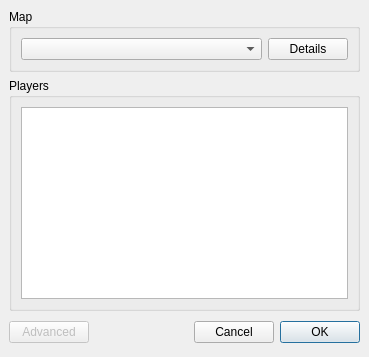
<ui version="4.0" >
 <author></author>
 <comment></comment>
 <exportmacro></exportmacro>
 <class>FormCreateMatch</class>
 <widget class="QDialog" name="FormCreateMatch" >
  <property name="geometry" >
   <rect>
    <x>0</x>
    <y>0</y>
    <width>369</width>
    <height>357</height>
   </rect>
  </property>
  <property name="windowTitle" >
   <string>Create match</string>
  </property>
  <layout class="QVBoxLayout" >
   <property name="margin" >
    <number>9</number>
   </property>
   <property name="spacing" >
    <number>6</number>
   </property>
   <item>
    <widget class="QGroupBox" name="groupMap" >
     <property name="title" >
      <string>Map</string>
     </property>
     <layout class="QHBoxLayout" >
      <property name="margin" >
       <number>9</number>
      </property>
      <property name="spacing" >
       <number>6</number>
      </property>
      <item>
       <widget class="QComboBox" name="comboMap" >
        <property name="sizePolicy" >
         <sizepolicy>
          <hsizetype>7</hsizetype>
          <vsizetype>0</vsizetype>
          <horstretch>0</horstretch>
          <verstretch>0</verstretch>
         </sizepolicy>
        </property>
        <property name="whatsThis" >
         <string>This map will be played.</string>
        </property>
       </widget>
      </item>
      <item>
       <widget class="QPushButton" name="buttonMapSelect" >
        <property name="whatsThis" >
         <string>Click here to get more details of the maps.</string>
        </property>
        <property name="text" >
         <string>Details</string>
        </property>
       </widget>
      </item>
     </layout>
    </widget>
   </item>
   <item>
    <widget class="QGroupBox" name="groupBox" >
     <property name="title" >
      <string>Players</string>
     </property>
     <layout class="QVBoxLayout" >
      <property name="margin" >
       <number>9</number>
      </property>
      <property name="spacing" >
       <number>6</number>
      </property>
      <item>
       <widget class="QListView" name="listPlayers" >
        <property name="whatsThis" >
         <string>Select the players who want to play.&lt;br>Doubleclick on a player to change his/her name.</string>
        </property>
        <property name="alternatingRowColors" >
         <bool>true</bool>
        </property>
       </widget>
      </item>
     </layout>
    </widget>
   </item>
   <item>
    <layout class="QHBoxLayout" >
     <property name="margin" >
      <number>0</number>
     </property>
     <property name="spacing" >
      <number>6</number>
     </property>
     <item>
      <widget class="QPushButton" name="buttonAdvanced" >
       <property name="enabled" >
        <bool>false</bool>
       </property>
       <property name="text" >
        <string>Advanced</string>
       </property>
      </widget>
     </item>
     <item>
      <spacer>
       <property name="orientation" >
        <enum>Qt::Horizontal</enum>
       </property>
       <property name="sizeHint" >
        <size>
         <width>231</width>
         <height>31</height>
        </size>
       </property>
      </spacer>
     </item>
     <item>
      <widget class="QPushButton" name="cancelButton" >
       <property name="text" >
        <string>Cancel</string>
       </property>
      </widget>
     </item>
     <item>
      <widget class="QPushButton" name="okButton" >
       <property name="text" >
        <string>OK</string>
       </property>
       <property name="default" >
        <bool>true</bool>
       </property>
      </widget>
     </item>
    </layout>
   </item>
  </layout>
 </widget>
 <pixmapfunction></pixmapfunction>
 <resources/>
 <connections>
  <connection>
   <sender>cancelButton</sender>
   <signal>clicked()</signal>
   <receiver>FormCreateMatch</receiver>
   <slot>reject()</slot>
   <hints>
    <hint type="sourcelabel" >
     <x>369</x>
     <y>253</y>
    </hint>
    <hint type="destinationlabel" >
     <x>179</x>
     <y>282</y>
    </hint>
   </hints>
  </connection>
  <connection>
   <sender>okButton</sender>
   <signal>clicked()</signal>
   <receiver>FormCreateMatch</receiver>
   <slot>accept()</slot>
   <hints>
    <hint type="sourcelabel" >
     <x>418</x>
     <y>478</y>
    </hint>
    <hint type="destinationlabel" >
     <x>282</x>
     <y>251</y>
    </hint>
   </hints>
  </connection>
 </connections>
</ui>
